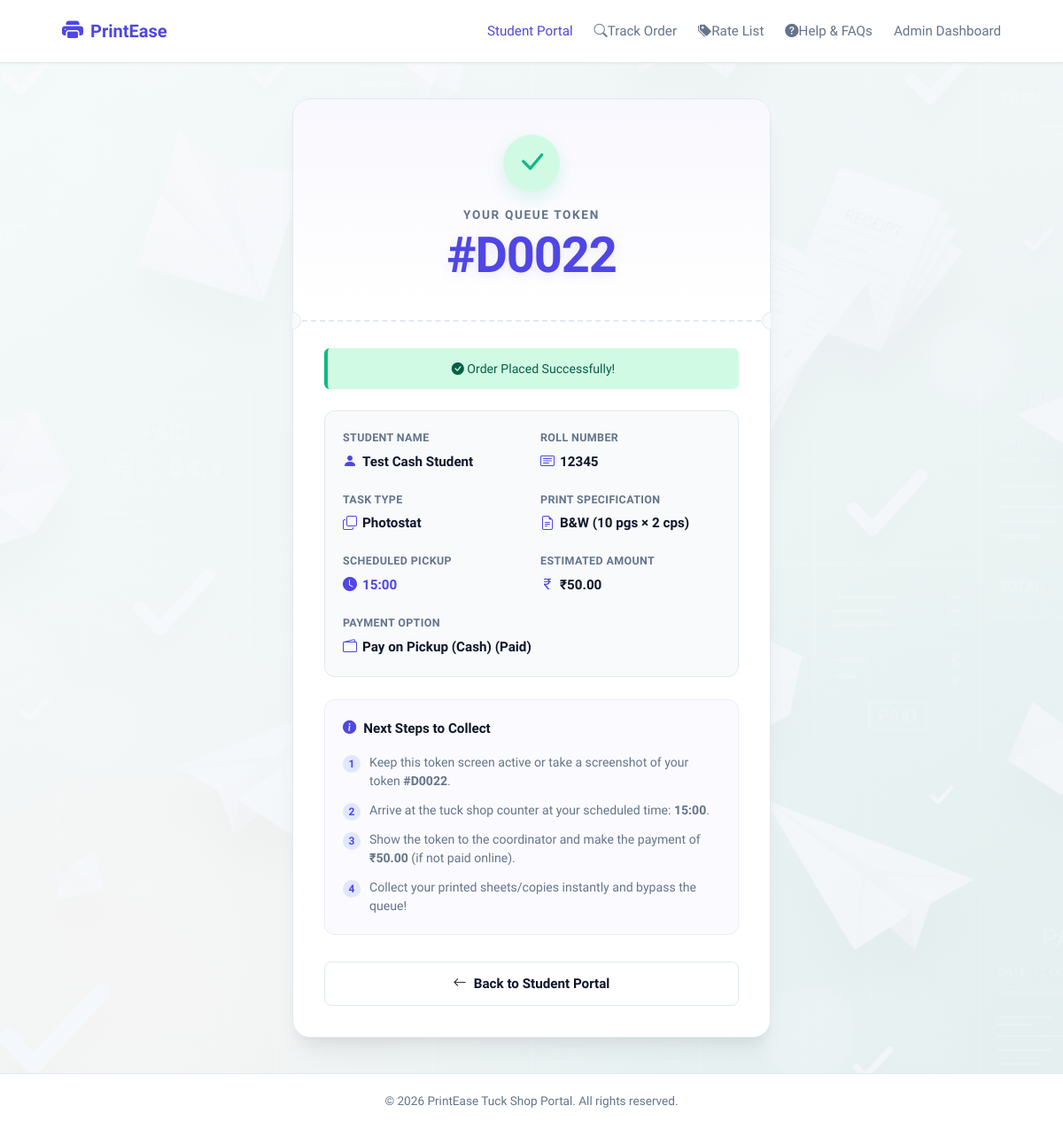
Page /success/38 on the earlier database version.
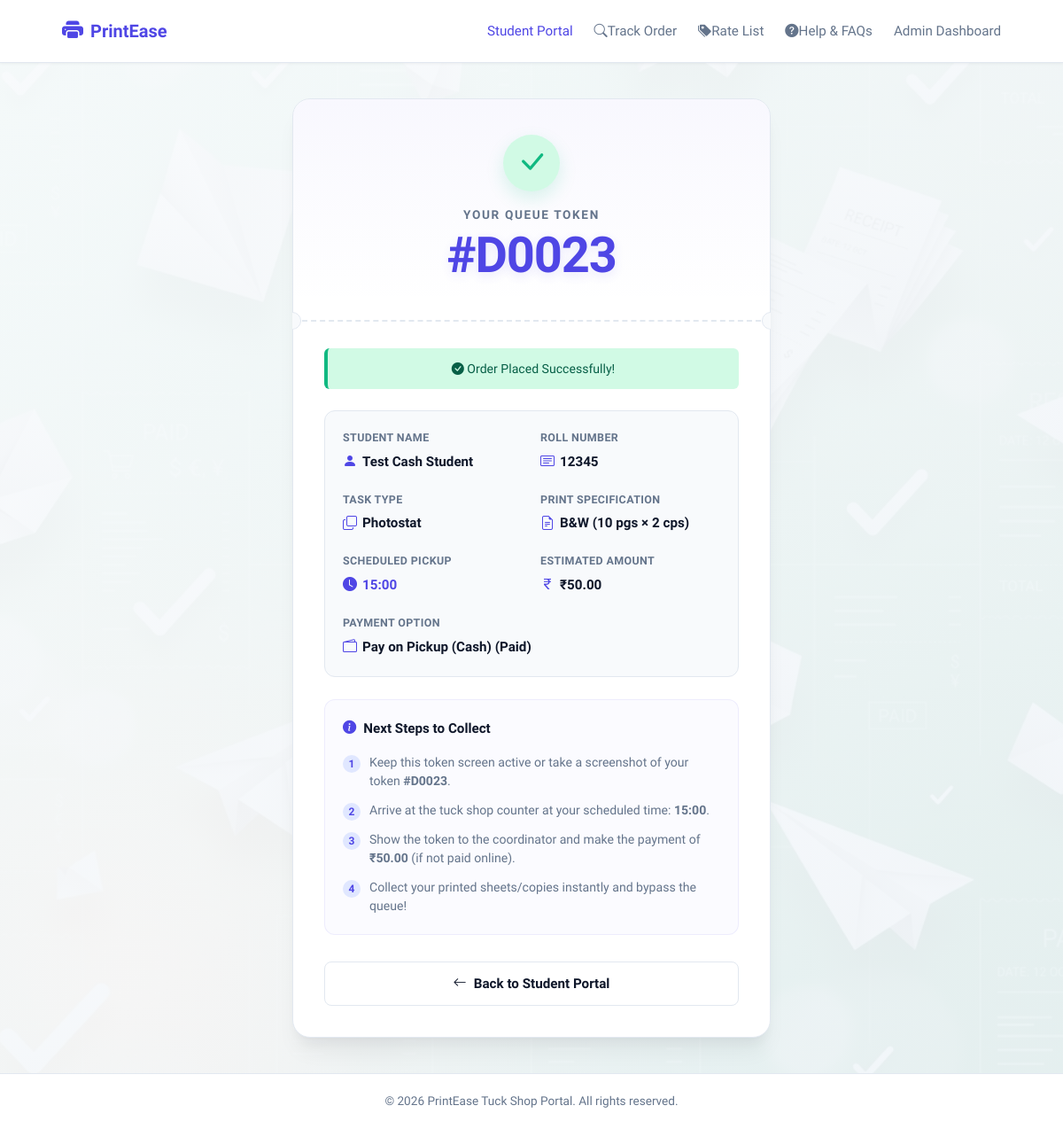
Same page on the later database version.
### tables this page shows
CREATE TABLE orders(
            id INTEGER PRIMARY KEY AUTOINCREMENT,
            token INTEGER,
            name TEXT,
            roll_no TEXT,
            pages INTEGER,
            copies INTEGER DEFAULT 1,
            print_type TEXT,
            pickup_time TEXT,
            payment TEXT,
            status TEXT
        , task_type TEXT DEFAULT 'Print Out', file_path TEXT);

### app.py (the view)
@app.route("/success/<int:order_id>")
def success(order_id):
    conn = get_db_connection()
    cursor = conn.cursor()
    cursor.execute("SELECT * FROM orders WHERE id = ?", (order_id,))
    order = cursor.fetchone()
    cursor.execute("SELECT key, value FROM settings")
    settings = {row['key']: row['value'] for row in cursor.fetchall()}
    conn.close()
    if not order:
        return redirect("/")
    return render_template("success.html", order=order, settings=settings)

### app.py (called while the page is built)
def get_db_connection():
    conn = sqlite3.connect(DATABASE_PATH)
    conn.row_factory = sqlite3.Row
    return conn

@app.before_request
def require_login():
    if request.path.startswith("/admin") and request.path != "/admin/login":
        if not session.get("logged_in"):
            return redirect(url_for("admin_login"))

### templates/success.html (shortened to what the changed rows need)
<!DOCTYPE html>
<html lang="en">
<head>
    <link rel="stylesheet" href="{{ url_for('static', filename='style.css') }}">
    <link rel="stylesheet" href="https://cdn.jsdelivr.net/npm/bootstrap-icons@1.11.1/font/bootstrap-icons.css">
</head>
<body class="success-body-bg">
    <main class="container">
        <div class="success-container">
            <div class="ticket-card">
                <div class="ticket-header">
                    <div class="success-icon-badge">
                        <i class="bi bi-check-lg"></i>
                    </div>
                    <div class="ticket-token-title">Your Queue Token</div>
                    <h1 class="ticket-token-value">#{{ order.token }}</h1>
                </div>
                <div class="ticket-body">
                    {% set is_print = order.task_type == 'Print Out' %}
                    {% set rate = settings.rate_print_color|float if order.print_type == 'Color' and is_print else (settings.rate_photo_color|float if order.print_type == 'Color' else (settings.rate_print_bw|float if is_print else settings.rate_photo_bw|float)) %}
                    <div class="ticket-details-grid">
                        <div class="detail-item">
                            <span class="detail-label">Student Name</span>
                            <span class="detail-value">
                                <i class="bi bi-person-fill"></i>
                                {{ order.name }}
                            </span>
                        </div>
                        <div class="detail-item">
                            <span class="detail-label">Roll Number</span>
                            <span class="detail-value">
                                <i class="bi bi-card-text"></i>
                                {{ order.roll_no }}
                            </span>
                        </div>
                        <div class="detail-item">
                            <span class="detail-label">Task Type</span>
                            <span class="detail-value">
                                <i class="bi {% if order.task_type == 'Print Out' %}bi-printer-fill{% else %}bi-copy{% endif %}"></i>
                                {{ order.task_type }}
                            </span>
                        </div>
                        <div class="detail-item">
                            <span class="detail-label">Print Specification</span>
                            <span class="detail-value">
                                <i class="bi bi-file-earmark-text"></i>
                                {{ order.print_type }} ({{ order.pages }} pgs × {{ order.copies or 1 }} cps)
                            </span>
                        </div>
                        <div class="detail-item">
                            <span class="detail-label">Scheduled Pickup</span>
                            <span class="detail-value" style="color: var(--primary); font-weight: 700;">
                                <i class="bi bi-clock-fill"></i>
                                {{ order.pickup_time }}
                            </span>
                        </div>
                        <div class="detail-item">
                            <span class="detail-label">Estimated Amount</span>
                            <span class="detail-value" style="color: var(--text-main); font-weight: 700;">
                                <i class="bi bi-currency-rupee"></i>
                                ₹{{ "%.2f"|format(order.pages * (order.copies or 1) * rate) }}
                            </span>
                        </div>
                        <div class="detail-item" style="grid-column: span 2;">
                            <span class="detail-label">Payment Option</span>
                            <span class="detail-value">
                                <i class="bi bi-wallet2"></i>
                                {{ order.payment }}
                            </span>
                        </div>
                    </div>
                    <div class="ticket-instructions">
                        <ol class="instructions-list">
                            <li>Keep this token screen active or take a screenshot of your token <strong>#{{ order.token }}</strong>.</li>
                            <li>Arrive at the tuck shop counter at your scheduled time: <strong>{{ order.pickup_time }}</strong>.</li>
                            <li>Show the token to the coordinator and make the payment of <strong>₹{{ "%.2f"|format(order.pages * (order.copies or 1) * rate) }}</strong> (if not paid online).</li>
                        </ol>
                    </div>
                </div>
            </div>
        </div>
    </main>
</body>
</html>

Differences in the rows shown:
changed orders "Test Cash Student": token "D0022" → "D0023"
